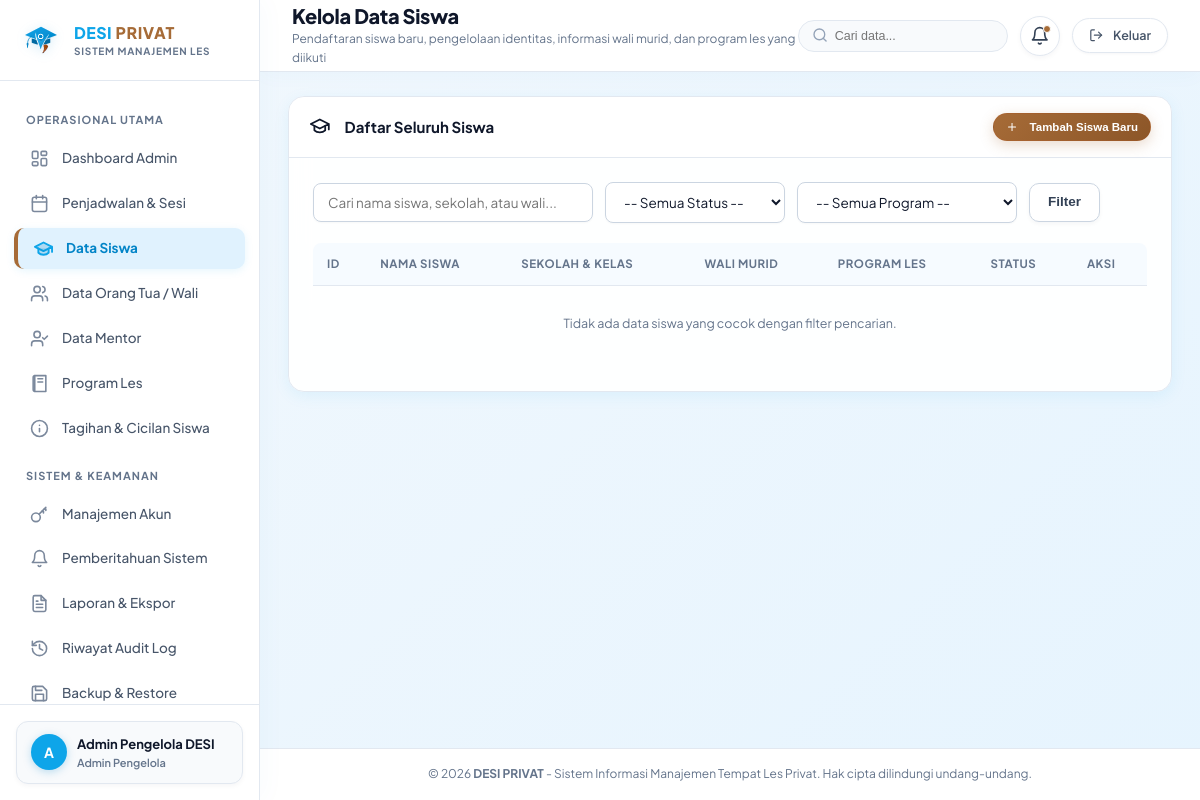
Page /admin/students (signed in) on the earlier database version.
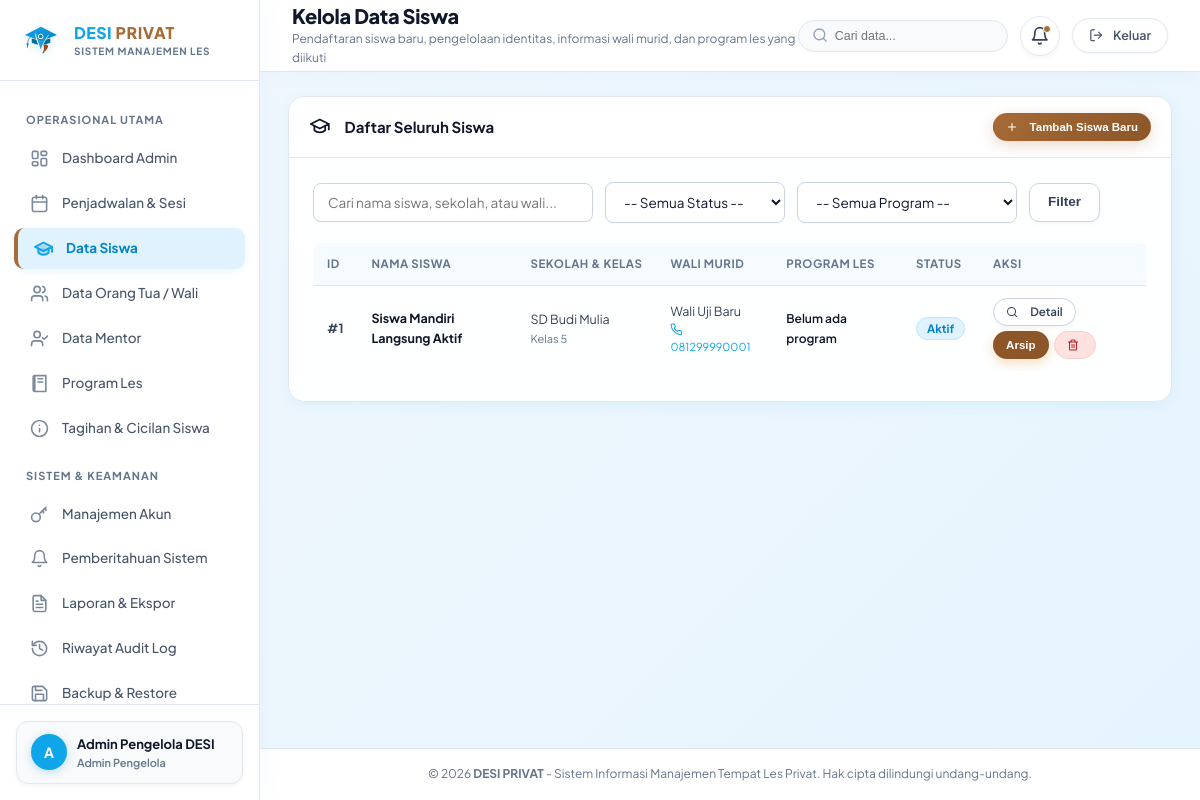
Same page on the later database version.
### tables this page shows
CREATE TABLE students (
    id INTEGER PRIMARY KEY AUTOINCREMENT,
    parent_id INTEGER NOT NULL REFERENCES parents(id) ON DELETE RESTRICT,
    full_name TEXT NOT NULL,
    school TEXT,
    grade TEXT,
    birth_date TEXT,
    address TEXT,
    notes TEXT,
    status TEXT NOT NULL DEFAULT 'aktif' CHECK(status IN ('aktif', 'nonaktif', 'berhenti')),
    created_at DATETIME DEFAULT CURRENT_TIMESTAMP,
    updated_at DATETIME DEFAULT CURRENT_TIMESTAMP
, initial_meeting_offset INTEGER NOT NULL DEFAULT 0, initial_offset_notes TEXT, initial_offset_set_at DATETIME, initial_offset_set_by INTEGER, latitude REAL, longitude REAL, payment_validated_by INTEGER, payment_validated_at DATETIME, payment_status TEXT DEFAULT 'lunas', meetings_per_period INTEGER DEFAULT 8);

### routes/admin.py (the view)
@admin_bp.route("/students")
def students():
    status_filter = request.args.get("status")
    program_filter = request.args.get("program_id")
    search = request.args.get("q", "").strip()
    students_list = get_students_report(status_filter, program_filter, search)
    enriched_students = []
    for st in students_list:
        st_d = dict(st)
        st_d["meeting_stats"] = get_student_meeting_stats(st["id"])
        enriched_students.append(st_d)
    parents_list = query_db("SELECT id, full_name, phone FROM parents ORDER BY full_name ASC")
    programs_list = query_db("SELECT id, name FROM programs WHERE status = 'aktif' ORDER BY name ASC")
    mentors_list = query_db("SELECT id, full_name FROM mentors WHERE status = 'aktif' ORDER BY full_name ASC")
    return render_template(
        "admin/students.html",
        students=enriched_students,
        parents=parents_list,
        programs=programs_list,
        mentors=mentors_list,
        status_filter=status_filter,
        program_filter=program_filter,
        search=search
    )

### routes/admin.py (called while the page is built)
@admin_bp.before_request
@login_required
@role_required("admin")
def check_admin_access():
    pass

### routes/auth.py (called while the page is built)
def generate_csrf_token():
    if "_csrf_token" not in session:
        session["_csrf_token"] = secrets.token_hex(24)
    return session["_csrf_token"]

def login_required(f):
    @wraps(f)
    def decorated_function(*args, **kwargs):
        if "user_id" not in session:
            flash("Silakan masuk terlebih dahulu untuk mengakses halaman ini.", "warning")
            return redirect(url_for("auth.login", next=request.url))
        user = query_db("SELECT id, is_active FROM users WHERE id = ?", (session["user_id"],), one=True)
        if not user or not user["is_active"]:
            session.clear()
            flash("Sesi login Anda telah kedaluwarsa atau akun tidak ditemukan. Silakan masuk kembali.", "warning")
            return redirect(url_for("auth.login"))
        return f(*args, **kwargs)
    return decorated_function

### services/notification_service.py (called while the page is built)
def get_unread_count(user_id):
    row = query_db(
        "SELECT COUNT(*) as unread_count FROM notifications WHERE user_id = ? AND is_read = 0",
        (user_id,),
        one=True
    )
    return row["unread_count"] if row else 0

### templates/admin/students.html (shortened to what the changed rows need)
{% extends "base.html" %}
{% block page_title %}Kelola Data Siswa{% endblock %}
{% block content %}
<div class="card">
  <div class="card-body">
    <div class="table-responsive">
      <table class="table-desi">
        <thead>
          <tr>
            <th>ID</th>
            <th>Nama Siswa</th>
            <th>Sekolah & Kelas</th>
            <th>Wali Murid</th>
            <th>Program Les</th>
            <th>Status</th>
            <th>Aksi</th>
          </tr>
        </thead>
        <tbody>
          {% for st in students %}
          <tr>
            <td><strong>#{{ st.id }}</strong></td>
            <td>
              <a href="{{ url_for('admin.student_detail', student_id=st.id) }}" style="font-weight: 700; color: var(--text-main); text-decoration: none;">
                {{ st.full_name }}
              </a>
            </td>
            <td>
              <div>{{ st.school or '-' }}</div>
              <div style="font-size: 11px; color: var(--text-muted);">{{ st.grade or '-' }}</div>
            </td>
            <td>
              <div>{{ st.parent_name }}</div>
              <div style="font-size: 11px; color: var(--blue-brand);">{{ icon('phone') }} {{ st.parent_phone }}</div>
            </td>
            <td>
              <span style="font-size: 12px; font-weight: 600; color: var(--text-main);">{{ st.enrolled_programs or 'Belum ada program' }}</span>
            </td>
            <td>
              {{ st.status|status_badge|safe }}
            </td>
            <td>
              <div style="display: flex; gap: 5px; flex-wrap: wrap;">
                <a href="{{ url_for('admin.student_detail', student_id=st.id) }}" class="btn btn-secondary btn-sm" title="Lihat Profil Siswa">
                  {{ icon('search') }} Detail
                </a>
                <form method="POST" action="{{ url_for('admin.archive_student', student_id=st.id) }}" onsubmit="return confirm('Apakah Anda yakin ingin mengubah status aktif/arsip siswa ini?');" style="display:inline;">
                  {% if st.status == 'aktif' %}
                    <button type="submit" class="btn btn-warning btn-sm" title="Arsipkan / Set Berhenti">Arsip</button>
                  {% else %}
                    <input type="hidden" name="action" value="aktif">
                    <button type="submit" class="btn btn-success btn-sm" title="Aktifkan Kembali">Aktifkan</button>
                  {% endif %}
                </form>
                <button
                  type="button"
                  class="btn btn-danger btn-sm"
                  onclick="confirmDeleteStudent({{ st.id }}, '{{ st.full_name }}')"
                  title="Hapus Siswa"
                >
                  {{ icon('trash') }}
                </button>
              </div>
            </td>
          </tr>
          {% else %}
          <tr>
            <td colspan="7" style="text-align: center; color: var(--text-muted); padding: 28px;">
              Tidak ada data siswa yang cocok dengan filter pencarian.
            </td>
          </tr>
          {% endfor %}
        </tbody>
      </table>
    </div>
  </div>
</div>
{% endblock %}

Differences in the rows shown:
added students: id "1", full_name "Siswa Mandiri Langsung Aktif", school "SD Budi Mulia", grade "Kelas 5", parent_name "Wali Uji Baru", parent_phone "081299990001", enrolled_programs "Belum ada program", status|status_badge "Aktif", shows "Arsip"
Other differences:
text no longer shown: "Tidak ada data siswa yang cocok dengan filter pencarian."
